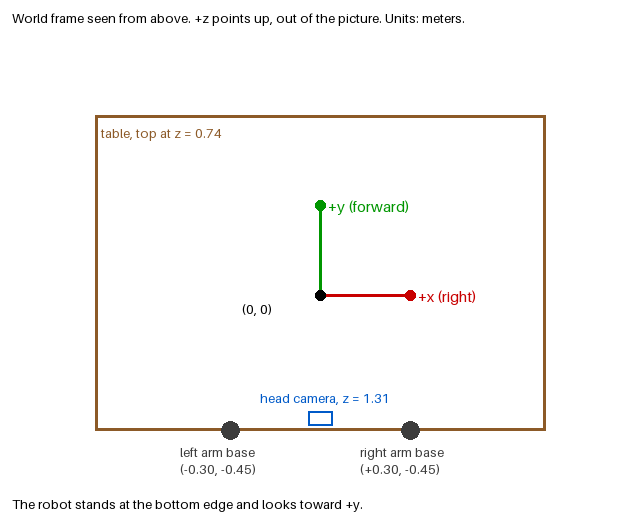
#> input picture interface/frame.png, 640 x 520 px; its folder holds only this picture in this run
$ python -i tool.py   (imports and definitions only)
#> lines starting #> are read from the running program, lines starting #| are printed output that depends on the picture; after the words box and inside, x2 and y2 are one past the last pixel; in counts of white or black regions, pixels touching at a corner belong together
#> further down, picture is the input picture: shape (520, 640, 3); mean B, G, R 248.6, 249.5, 250.1
"""parts: colour-image geometry for flat parts lying on the table and a recessed case, plus guarded pick and put-down.

Observation is RGB only: depth is never read. Positions come from pixel rays intersected with horizontal planes whose
heights are measured in this episode. This file stores no size, height, position, orientation or per-object property
of a part, the case or a recess (fixed object geometry counts as ground truth). What each command uses:
  table plane T            measured in every command from the three colour images (common tools/table_plane)
  rim height --rim_z       measured by the caller in this episode (parts_map reports a single-view estimate from the
                           case's front face; parts_point triangulates one rim point seen in two cameras)
  case outline and yaw     measured at run time from the coloured rim outline, projected on the rim plane: line fits
                           of the far and near rim edges (yaw) and medians of all four edges (centre, half sides)
  parts on the table       measured at run time: part-coloured blobs on the plane T + --top (the caller's measured
                           height of the part's top; 0 = the table plane). Length, width, axis, fill and the section
                           profile come from the blob; a part must be seen whole (no hidden area, no window edge).
                           The caller selects a part by its position (--x --y) and names it (--part, any label).
  destination              --tx --ty --tyaw: recess centre and long-axis direction, measured by the caller
  per-part behaviour       caller options (--low: pinch on the table; --wide_end: which end the wider end belongs to)
  fingertip extension      robot: contact stops of open top-down descents minus the table plane
  everything else          design clearances and tolerances, or generic plausibility bounds (marked in place)
Which end of a part goes to which end of its recess is not measured: the end that points along +tyaw on the table goes
to the +tyaw end of the recess (said in the reply).

Commands
  parts_map    (no motion, no budget)  parts on the table, case outline (with --rim_z), front-face rim estimate
  parts_point  (no motion, no budget)  world point of a pixel on a horizontal plane, or of one point seen in two cameras
  pick_part    (one command)           select, look from above if needed, descend to the fingertip floor, close, lift, check
  stow_part    (one command)           carry the held part over the given recess pose, lower, open, retreat, seat check
"""
import json
import math
import re

import cv2
import numpy as np

from hexashell.server.core import BadRequest

# ----------------------------------------------------------------------------- robot geometry and design values
# Heights: offsets above the table plane T measured in this episode (set_table), plus the rim height and part top that
# the caller measured in this episode and passes with each command.
FINGERTIP = 0.013                      # robot: open-fingertip contact stops (17 replies) minus T of those episodes
GRASP_ABOVE = 0.002                    # design: pinch 2 mm above the fingertip floor
LOW_BELOW = 0.001                      # design: --low 1 pinches with the fingertips 1 mm below the floor (on the table)
LOOK_ABOVE, LIFT_ABOVE, TRANSIT_ABOVE, RETREAT_ABOVE = 0.185, 0.095, 0.135, 0.155     # design (camera view, clearances)
# Long bodies were carried only 85 mm above the support.  In the failed
# episode the narrow bodies slipped while crossing the case boundary; the
# higher route leaves a 110 mm TCP height while remaining within the existing
# reach/IK checks (the tests bound it below rim+70 mm).
LONG_TRANSIT_ABOVE, PARK_ABOVE = 0.110, 0.215                                           # design
# Generic plausibility bounds for measured or supplied values; they describe no particular object.
RIM_ABOVE_RANGE = (0.005, 0.30)        # generic: a rim 0.5-30 cm above the table
TOP_MAX = 0.10                         # generic: the top of a part lying on the table at most 10 cm above it
PART_LENGTH_MAX = 0.40                 # generic: one part is at most 40 cm long; a longer blob is several merged ones
CASE_SIDE_RANGE = (0.05, 0.60)         # generic: each side of a case outline 5-60 cm long
XY_LIMIT = 1.0                         # generic: supplied world x, y within 1 m of the origin (the table area)
ELONGATED = 1.5                        # design: a measured length/width ratio at or above this is handled as a long part
SELECT_RADIUS = 0.04                   # design: --x --y lies on a part's footprint or within 4 cm of its centre
TABLE_Z = RIM_Z = PART_Z = TCP_FLOOR = GRASP_Z = LOW_GRASP_Z = OPEN_IF_BLOCKED_BELOW = None
LOOK_Z = LIFT_Z = TRANSIT_Z = RETREAT_Z = LONG_TRANSIT_Z = PARK_Z = None


# [15 lines left out: function set_table, not called in this run]


def grasp_z_for(low):
    """TCP height of the pinch: 2 mm above the fingertip floor, or (caller option --low 1) fingertips on the table."""
    return LOW_GRASP_Z if low else GRASP_Z


TURN_SNAP = 1.0            # design deadband in degrees for complete RGB axes; never changes the grasp axis
# Seat check tolerances (design, from the RGB scatter of development runs): midway between the largest offset / yaw
# error of placements that settled (0.018 m, 3.2 deg) and the smallest of placements that did not (0.031 m, 13.1 deg)
SEAT_OFFSET_OK = 0.0245                # m
SEAT_YAW_OK = 8.15                     # deg
# The lowering aims the part bottom at the table plane; where the hand stops tells how high the part bottom rests.
# Below the measured rim plane (plus a 4 mm design margin) it is inside the case; above it, it rests on the rim or an
# edge and the fingers stay closed (set_table: from the caller's --rim_z, no stored height).
OPEN_MARGIN = 0.004                    # m, design
# design: a seated part must show at least this share of its own fill (blob area / (length x width), measured on the
# table before the pick) inside its footprint at the recess; recess walls and the rim hide the rest
SEAT_COVER_FRACTION = 0.45
WIDE_RATIO = 1.2           # design: --wide_end: the wider end is at least 1.2 times as wide as the other end
CAMS = {"cam_head": "head", "cam_left_wrist": "wrist_l", "cam_right_wrist": "wrist_r"}
# Case outline measurement, design values (image appearance and fit quality, not object sizes)
LIP_V = 115                # brightness (HSV value) separating the lit rim top from its shaded vertical front face
FACE_SCAN_PX = 25          # rows above the bottom of the coloured region searched for that step
EDGE_SPREAD_MAX = 0.008    # m: robust spread of edge samples about their median line; more means a cut or merged outline
EDGE_YAW_TOL = 4.0         # deg: far and near rim edges must agree on the case yaw
WITHDRAW_GAP = 0.018       # m: design gap between the whole hand and the measured side rim edge before the return stops
# Window searched for parts on the table: INTERFACE.md platform facts plus design margins. Arm bases
# at x = +-0.30, y = -0.45; pointing down45 the TCP reaches about y = 0.15 at table height. A part outside cannot be
# picked anyway. (Same numbers as the window of v1, whose source was not recorded.)
ARM_BASE_X, ARM_BASE_Y, REACH_Y_DOWN45 = 0.30, -0.45, 0.15
TABLE_REGION = (-(ARM_BASE_X + 0.25), ARM_BASE_X + 0.25, ARM_BASE_Y + 0.15, REACH_Y_DOWN45 + 0.05)

# What the caller measures and passes (also the text of the missing-argument errors)
MEASURE = {
    "rim_z": "world z of the case rim top, measured from the images in this episode (parts_map front_face.rim_z, or "
             "parts_point with one rim point seen in two cameras)",
    "x": "world x of the part lying on the table (parts_map parts.<id>.xy)",
    "y": "world y of the part lying on the table (parts_map parts.<id>.xy)",
    "tx": "world x of the recess centre, measured from the images (parts_point on the rim plane)",
    "ty": "world y of the recess centre, measured from the images (parts_point on the rim plane)",
    "tyaw": "direction of the recess long axis in degrees from world +x, measured from the images (parts_point with two "
            "pixels on that axis)",
}
CAMERAS = ["head", "wrist_l", "wrist_r"]
TOP_HELP = "height of the part's top above the table (m), measured from the images; 0 (default) = the table plane"

TOOL = {
    "name": "parts",
    "commands": [
        {"name": "parts_map", "budget": False,
         "help": "parts on the table, the case outline (with --rim_z) and a rim height estimate (no motion)",
         "args": [{"name": "camera", "type": "str", "default": "head", "choices": CAMERAS},
                  {"name": "rim_z", "type": "float", "help": MEASURE["rim_z"] + "; without it no case outline"},
                  {"name": "top", "type": "float", "default": 0.0, "help": TOP_HELP}]},
        {"name": "parts_point", "budget": False,
         "help": "world point of a pixel on a horizontal plane, or of one point seen in two cameras (no motion)",
         "args": [{"name": "camera", "type": "str", "default": "head", "choices": CAMERAS},
                  {"name": "u", "type": "float", "required": True, "help": "pixel column"},
                  {"name": "v", "type": "float", "required": True, "help": "pixel row"},
                  {"name": "z", "type": "float", "help": "world z of the horizontal plane the pixel lies on"},
                  {"name": "u2", "type": "float", "help": "second pixel (same camera with --z, else in --camera2)"},
                  {"name": "v2", "type": "float", "help": "second pixel row"},
                  {"name": "camera2", "type": "str", "choices": CAMERAS,
                   "help": "camera that shows the same point at --u2 --v2 (triangulation instead of --z)"}]},
        {"name": "pick_part", "budget": True, "help": "look from above, grasp the part at --x --y at the fingertip floor, lift and check",
         "args": [{"name": "arm", "positional": True, "choices": ["left", "right"]},
                  {"name": "part", "type": "str", "required": True, "help": "a name you choose for this part"},
                  {"name": "x", "type": "float", "required": True, "help": MEASURE["x"]},
                  {"name": "y", "type": "float", "required": True, "help": MEASURE["y"]},
                  {"name": "rim_z", "type": "float", "required": True, "help": MEASURE["rim_z"]},
                  {"name": "tx", "type": "float", "required": True, "help": MEASURE["tx"]},
                  {"name": "ty", "type": "float", "required": True, "help": MEASURE["ty"]},
                  {"name": "tyaw", "type": "float", "required": True, "help": MEASURE["tyaw"]},
                  {"name": "top", "type": "float", "default": 0.0, "help": TOP_HELP},
                  {"name": "low", "type": "int", "default": 0, "choices": [0, 1],
                   "help": "1: pinch with the fingertips on the table (a part too thin for a pinch 2 mm above the floor)"},
                  {"name": "along", "type": "float", "default": 0.0, "help": "shift of the grasp along the part axis (m)"},
                  {"name": "approach", "type": "str", "default": "auto", "choices": ["auto", "down", "down45"]}]},
        {"name": "stow_part", "budget": True, "help": "put the held part into the recess at --tx --ty --tyaw, open, retreat and check the seat",
         "args": [{"name": "arm", "positional": True, "choices": ["left", "right"]},
                  {"name": "part", "type": "str", "required": True, "help": "the name given to pick_part"},
                  {"name": "rim_z", "type": "float", "required": True, "help": MEASURE["rim_z"]},
                  {"name": "tx", "type": "float", "required": True, "help": MEASURE["tx"]},
                  {"name": "ty", "type": "float", "required": True, "help": MEASURE["ty"]},
                  {"name": "tyaw", "type": "float", "required": True, "help": MEASURE["tyaw"]},
                  {"name": "wide_end", "type": "int", "default": 0, "choices": [-1, 0, 1],
                   "help": "seat check: the wider end of the part belongs at the +tyaw (1) or -tyaw (-1) end; 0: not checked"},
                  {"name": "dx", "type": "float", "default": 0.0, "help": "shift of the target (m)"},
                  {"name": "dy", "type": "float", "default": 0.0, "help": "shift of the target (m)"},
                  {"name": "open_high", "type": "int", "default": 0, "choices": [0, 1],
                   "help": "1: open even when the lowering stopped high"}]},
    ],
}


# ----------------------------------------------------------------------------- cameras and planes
class Cam:
    # [33 lines left out: functions __init__, project, on_plane, ray, frames, not called in this run]


def classes(img):
    hsv = cv2.cvtColor(img, cv2.COLOR_BGR2HSV)
#> hsv: shape (520, 640, 3); mean H, S, V 0.6, 3.7, 250.6
    h, s, v = (hsv[..., i].astype(np.int16) for i in range(3))
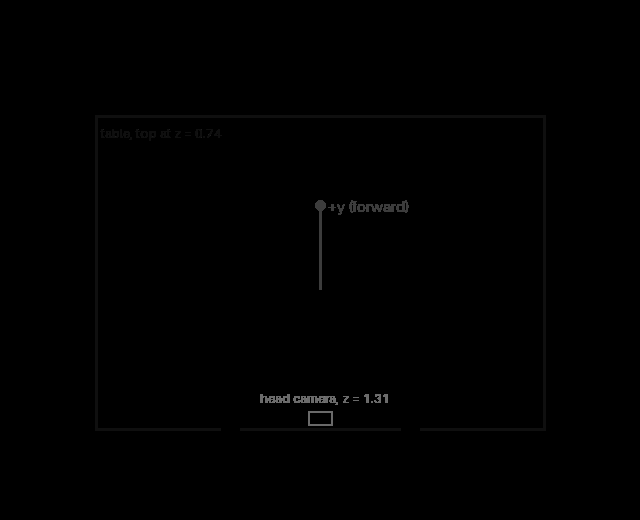
#> h: shape (520, 640) int16; min 0, max 120, mean 0.6
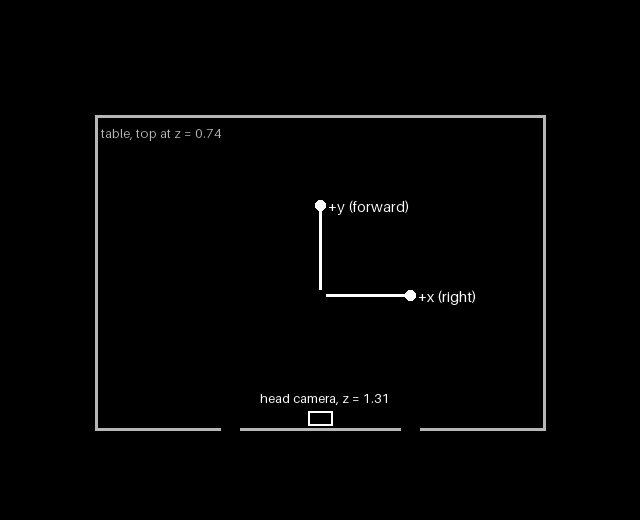
#> s: shape (520, 640) int16; min 0, max 255, mean 3.7
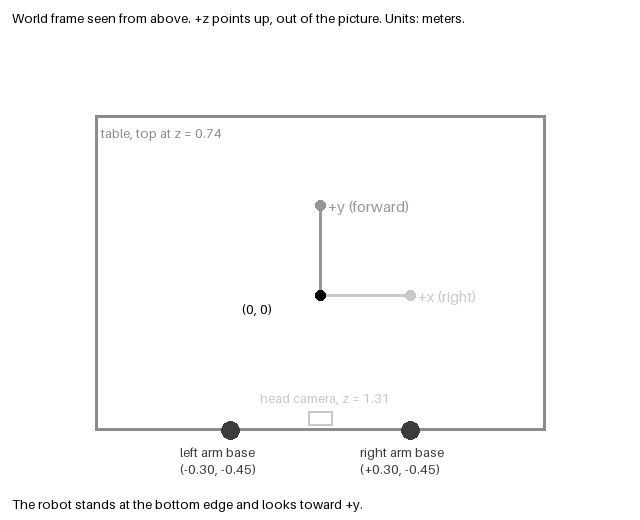
#> v: shape (520, 640) int16; min 0, max 255, mean 250.6
    teal = (h > 78) & (h < 105) & (s > 45) & (v > 35)
#> teal: shape (520, 640) bool; every value is 0
    wood = ((h < 22) | (h > 165)) & (s > 70) & (v > 45)
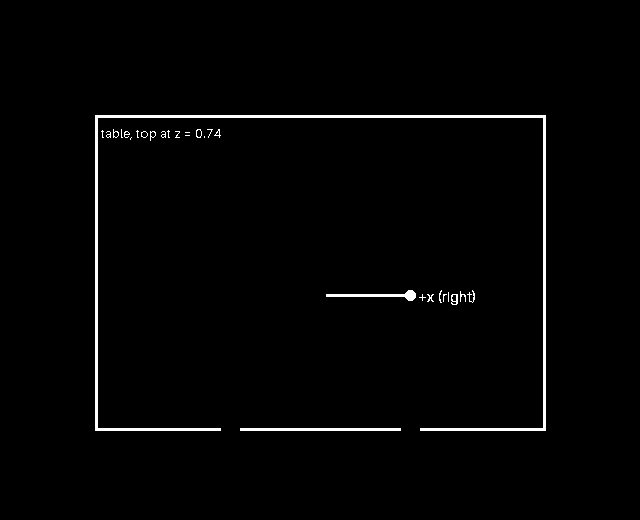
#> wood: shape (520, 640) bool; 1.6% white; 29 white regions (17 under 20 px), largest, box (x1, y1, x2, y2) and area: (95, 115, 546, 431) 3969, (240, 428, 401, 431) 483, (326, 290, 416, 301) 334
    yellow = (h >= 18) & (h <= 40) & (s > 110) & (v > 90)
    white = (s < 28) & (v > 175)
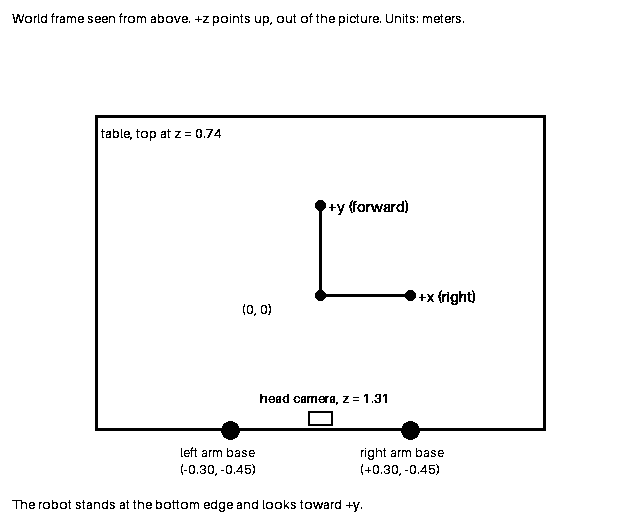
#> white: shape (520, 640) bool; 96.9% white; 215 black regions (80 under 20 px), largest, box (x1, y1, x2, y2) and area: (95, 115, 546, 440) 5006, (315, 200, 416, 301) 765, (308, 411, 333, 426) 144
    part = (yellow | (v < 55) | ((s < 45) & (v >= 55) & (v <= 175))) & ~teal & ~wood
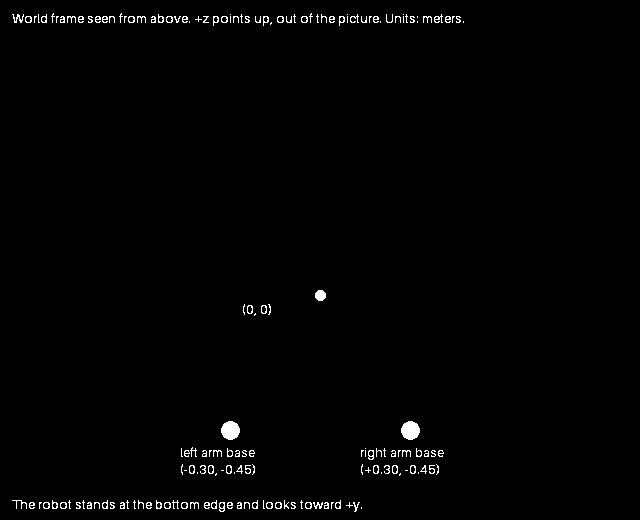
#> part: shape (520, 640) bool; 1.1% white in thin lines or dots, all inside (x1, y1, x2, y2) = (12, 13, 464, 512)
    return {"teal": teal, "wood": wood, "yellow": yellow, "white": white, "part": part}


# [53 lines left out: functions rectify, gripper_envelope, gripper_hidden, withdrawal_clear, not called in this run]


# ----------------------------------------------------------------------------- case
def teal_component(img):
    """Dominant colour region plus disconnected fragments within its bounds.

    Foreground objects can sever a thin rim from the largest component. Keep
    independently observed fragments enclosed by that component's image bounds;
    do not extrapolate a missing edge or merge neighbouring colour regions.
    """
    m = classes(img)["teal"].astype(np.uint8)
    m = cv2.morphologyEx(m, cv2.MORPH_OPEN, np.ones((3, 3), np.uint8))
    n, lab, stats, _ = cv2.connectedComponentsWithStats(m)
#> lab: shape (520, 640) int32; every value is 0
#> n = 1; stats = [[0, 0, 640, 520, 332800]]
    if n <= 1:
        return None
    k = 1 + int(np.argmax(stats[1:, cv2.CC_STAT_AREA]))
    x, y, w, h, _ = stats[k]
    keep = [k]
    for j in range(1, n):
        if j == k:
            continue
        xx, yy, ww, hh, area = stats[j]
        if area >= 9 and x <= xx and y <= yy and xx + ww <= x + w and yy + hh <= y + h:
            keep.append(j)
    comp = np.isin(lab, keep).astype(np.uint8)
    cnts, _ = cv2.findContours(comp, cv2.RETR_EXTERNAL, cv2.CHAIN_APPROX_SIMPLE)
    filled = np.zeros_like(comp)
    cv2.drawContours(filled, cnts, -1, 1, -1)
    return filled


# [80 lines left out: functions case_hue, case_edges, front_face_height, edge_angle, not called in this run]


def iqr(values):
    return float(np.percentile(values, 75) - np.percentile(values, 25))


# [51 lines left out: function find_case, not called in this run]


def case_side_ok(length):
    """Generic plausibility of one measured side of a case outline (not the size of any particular case)."""
    return CASE_SIDE_RANGE[0] <= length <= CASE_SIDE_RANGE[1]


# [113 lines left out: functions case_local, case_corners, target_in_case, finger_free, blobs_on_plane, shape_of, not called in this run]


def case_image_mask(img):
    """Image pixels of the coloured case region (filled, plus pixels of the case hue up to FACE_SCAN_PX rows below it:
    its pale or shaded front face; grown by a design margin of 7 px): keeps parts lying in the case out of the table
    list when no rim height was given (no world outline then)."""
    comp = teal_component(img)
    if comp is None or comp.sum() < 800:
        return None
    hue, _ = case_hue(img)
    below = np.ones((FACE_SCAN_PX + 1, 1), np.uint8)
    down = cv2.dilate(comp, below, anchor=(0, FACE_SCAN_PX)) > 0          # rows under the region
    region = ((comp > 0) | (hue & down)).astype(np.uint8)
    return cv2.dilate(region, np.ones((15, 15), np.uint8)) > 0


# [39 lines left out: functions table_parts, whole_sighting, not called in this run]


def elongated(b):
    """Long part (grasped across its measured axis, carried level) or compact part (aligned by its boundary edges)."""
    return b.get("length", 0.0) >= ELONGATED * max(b.get("width", 0.0), 1e-6)


# [14 lines left out: functions same_part, signed_angle, not called in this run]


def rot_z(deg):
    c, s = math.cos(math.radians(deg)), math.sin(math.radians(deg))
    return np.array([[c, -s, 0.0], [s, c, 0.0], [0.0, 0.0, 1.0]])


# [365 lines left out: functions orient_for_recess, grasp_point, seat_check, merge_seats, arm_states, survey and 5 more, not called in this run]


# Design limits, not object dimensions: short lateral strokes are intended to
# reduce pinch slip; each stroke uses the base primitive's settling time.
CARRY_STROKE = 0.060
MAX_CARRY_STROKES = 12


# [114 lines left out: functions carry_path, carry_stages, fail, cmd_parts_map, find_on_table, refine_partial_source, not called in this run]


# RGB area centroid is a balance proxy, not an observed centre of mass.
# Fixed handle-side offsets formerly used here did not prevent transport rotation/slip.
LAY_DOWN = False           # v1g: no swing; a level part is lowered straight into its recess
WALK_STEP = 0.015          # v1i: hand step away from the resting lower end when lowering is stopped high
WALK_STEPS = 0             # v1j: off; bench b10 laid 2 of 6 parts down reversed (the part had swung past vertical)
LEVEL_CARRY = True         # v1j: long parts carried low (LONG_TRANSIT_Z) so that the straight-down grasp reaches
SETTLE_STEPS = 8          # 0.32 s hold after the lift: the hanging part stops swinging before the carry


def axis_vector(deg):
    return np.array([math.cos(math.radians(deg)), math.sin(math.radians(deg))])


PARK = {"left": (-0.30, -0.22), "right": (0.30, -0.22)}     # beside each arm's base, out of the case area


# [142 lines left out: functions park_other_arm, visible_part_fraction, source_reference, source_pixels, source_persistence, not called in this run]


def same(args, command, extra=""):
    """Retry suggestion: the caller's command with the same measured options, plus or minus some."""
    return f"{command} {args['arm']} (same --part/--rim_z/--tx/--ty/--tyaw{'/--x/--y' if command == 'pick_part' else ''}){extra}"


# [429 lines left out: functions cmd_pick_part, release_pose_guard, cmd_stow_part, run, not called in this run]


_TABLE_PLANE = None


# [91 lines left out: functions measure_table, cmd_parts_point, not called in this run]


COMMANDS = ("parts_map", "parts_point", "pick_part", "stow_part")
LABEL = re.compile(r"[A-Za-z0-9_.-]{1,32}")


# [97 lines left out: functions number, dispatch, _dispatch, not called in this run]

>>> import cv2
>>> picture = cv2.imread('../../../../interface/frame.png')
>>> result = case_image_mask(picture)
